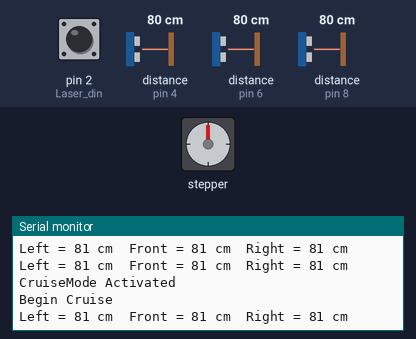
Bench run of a sketch on a simulated Arduino Mega 2560, built with avr-gcc and run on an emulated ATmega2560. Parts: stepper motor, the last lines printed to the serial monitor. Wiring (inferred from the names in the program): stepper motor (2048 steps per turn assumed): coils pin 10, pin 12, pin 11, pin 13. The inputs (shaded band) are chosen by the test bench; at power-on: distance to the obstacle (sensors on pin 4, pin 6, pin 8) 80 cm, pin 2 (Laser_din) HIGH. The echo pulse lasts 58.3 µs per cm.

Above: at 5.3 s.
5.4 s: distance to the obstacle (sensor on pin 4) set to 74 cm
At 6.1 s:
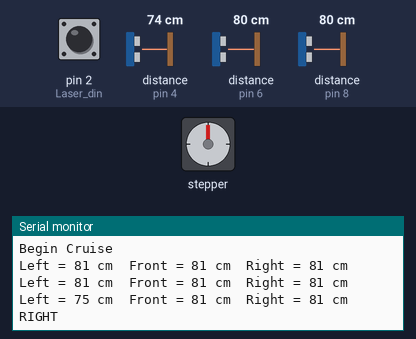
15.6 s: distance to the obstacle (sensor on pin 6) set to 70 cm
At 16.8 s:
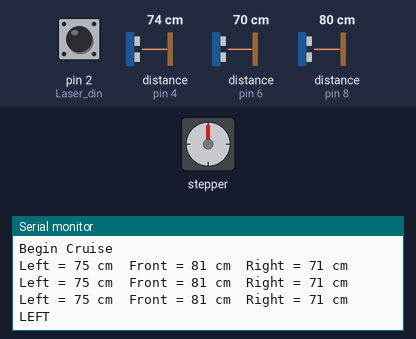

Measured:
- the behaviour switches between 80 and 79 cm on distance to the obstacle (sensor on pin 4) (found by bisection; images 0 and 1)
- the behaviour switches between 74 and 73 cm on distance to the obstacle (sensor on pin 6) (found by bisection; images 1 and 2)
- after the input at 5.4 s, the serial monitor: prints a new line after 0.24 s (image 1)
- after the input at 15.6 s, the serial monitor: prints a new line after 0.17 s (image 2)

The sketch:

Demo_2.ino
```cpp
/* Self-driving RC Car

* Architect based on:
* http://www.instructables.com/id/Autonomous-Race-Car/?ALLSTEPS
* Created by Jesper Birk - 2014

* Heavily Modified by blaine-ww (Elaine Wu) - 2016

*/


// Forward A1_A 8 Orange
int motorPin_Forward =  10;    	// motor wire connected to digital pin 10

// Reverse A1_B 9 Yellow
int motorPin_Back =  11;    	// motor wire connected to digital pin 11

// Left B1_A 11 White
int motorPin_Left =  12;    	// steering motor wire connected to digital pin 12

// Right B1_B 12 Green
int motorPin_Right =  13;    	// steering motor wire connected to digital pin 13

// Set Speed
int steeringMotorSpeed = 250;	// Set default power to send to steering motor
int gentleSteeringSpeed = 170; 	// Minimum to activate steering
int fullTrottleSpeed = 250;
int cruiseSpeed = 140;
int cautiousSpeed = 110;
int avoidSpeed = 120;
int reverseSpeed = 170;

// Set Distance
int avoidDistance = 70;
int endAvoidDistance = 80;
int goToReverseDistance = 60;
int fullTrottleMinDistance = 250;

// Set Default Reaction Times
int reverseTime = 400;
int sensorDelay = 400;
int how_long = 30000;
unsigned long previousMillis;

// RSSI Calibration
int target_dB = 0; //Will change after figuring out RSSI function on xbee chip
int turn_around_db = 0;

// Additional Miscellanous Variables
long randNumber;
int avoidDirection = 1;
int avoidCirclesBeforeDirectionChange = 10;
int countDown = 1;
int distanceCountDown = 1;
int distance = 0;
int measurement = 0;
int k = 0;
int iterations = 3;

// Laser
#define Laser_din 2

// Ultrasonic Distance Sensor Setup
#include <NewPing.h>
#define SONAR_NUM     3 // Number or sensors.
#define PING_INTERVAL 33 // Milliseconds between pings.

// Sensor 1: LEFT
#define trigPin1  5
#define echoPin1  4
#define LEFT      1
int LeftSensor = 0;

// Sensor 2: FRONT
#define trigPin2  9 //Orange
#define echoPin2  8 //Yellow
#define FRONT     2
int FrontSensor = 0;

// Sensor 3: RIGHT
#define trigPin3  7 //Orange
#define echoPin3  6 //Yellow
#define RIGHT     3
int RightSensor = 0;

double echoTime = 0;
//NewPing sonar(TRIGGER_PIN, ECHO_PIN, fullTrottleMinDistance);

NewPing Sonar1(trigPin1, echoPin1, fullTrottleMinDistance);
NewPing Sonar2(trigPin2, echoPin2, fullTrottleMinDistance);
NewPing Sonar3(trigPin3, echoPin3, fullTrottleMinDistance);

// The setup() method runs once, when the sketch starts


void setup()   {

	// Initialize serial communication at 9600 bits per second:
	Serial.begin(9600);
	randomSeed(analogRead(0));
	pinMode(motorPin_Forward, OUTPUT); // initialize the digital pins as an output
	pinMode(motorPin_Back, OUTPUT);
	pinMode(motorPin_Left, OUTPUT);
	pinMode(motorPin_Right, OUTPUT);

	pinMode(trigPin1, OUTPUT); //initialize ultrasonic distance sensors
	pinMode(echoPin1, INPUT);
	pinMode(trigPin2, OUTPUT);
	pinMode(echoPin2, INPUT);
	pinMode(trigPin3, OUTPUT);
	pinMode(echoPin3, INPUT);

  	pinMode(Laser_din, INPUT); //initialize Laser

}


////////////   MAIN LOOP    ////////////
void loop() {

	while (millis() < how_long) {

		Serial.println("start loop  ");
		distance = Measure_Distance(FRONT);

		if (distance > 0) {

		    if ( (distance <= goToReverseDistance) || (digitalRead(Laser_din)==LOW) ) {

				Serial.println("ReverseMode Activated");
				digitalWrite(motorPin_Forward, LOW);
				ReverseMode();
		    }

		    distance = Measure_Distance(FRONT);

		    if ( (distance < avoidDistance) || (digitalRead(Laser_din)==LOW) ) {

				Serial.println("AvoidMode Activated");
				AvoidMode();
			}

		    distance = Measure_Distance(FRONT);

		    while (distance > fullTrottleMinDistance) {

				Serial.println("FullThrottleMode Activated");
				FullThrottleMode();
			}

		    distance = Measure_Distance(FRONT);

		    if ((distance > avoidDistance)  && (distance < fullTrottleMinDistance)) {

				Serial.println("CruiseMode Activated");
				CruiseMode();
			}

		    distance = Measure_Distance(FRONT);
		}

		else {					//(distance == 0) {
			Reset_Motors();
			analogWrite(motorPin_Forward, cautiousSpeed);
		}

		distance = Measure_Distance(FRONT);

		Serial.println("REstart loop  ");  Serial.println();

	}

	Reset_Motors();
	exit(0);

}


//-------------Functions------------------------------------------------------------------

/* Measure distance from input sensor based on median of three pings
 * Input: LEFT, FRONT, RIGHT
 * Output: distance [cm]
 */
int Measure_Distance(int direction) {

	//measurement=sonar.ping_cm();
	//echoTime=sonar.ping_median(iterations);
	//measurement=sonar.convert_cm(echoTime);
	//Serial.print(measurement); Serial.println("cm");


	// Modified for 3 sensor inputs
	echoTime=Sonar1.ping_median(iterations); delayMicroseconds(10);
	LeftSensor = Sonar1.convert_cm(echoTime);
	echoTime=Sonar2.ping_median(iterations); delayMicroseconds(10);
	FrontSensor = Sonar2.convert_cm(echoTime);
	echoTime=Sonar3.ping_median(iterations); delayMicroseconds(10);
	RightSensor = Sonar3.convert_cm(echoTime);

	/*LeftSensor = Sonar1.ping_cm(); delayMicroseconds(10);
	RightSensor = Sonar2.ping_cm(); delayMicroseconds(10);
	FrontSensor = Sonar3.ping_cm(); delayMicroseconds(10);
	*/


    //Erase invalid values disabled due to latency
	//if (LeftSensor <0){LeftSensor=0; }
	//if (RightSensor <0){RightSensor=0; }
	//if (FrontSensor <0){FrontSensor=0; }

	//Print values on console
	Serial.print("Left = "); Serial.print(LeftSensor); Serial.print(" cm  ");
	Serial.print("Front = "); Serial.print(FrontSensor); Serial.print(" cm  ");
	Serial.print("Right = "); Serial.print(RightSensor); Serial.print(" cm  ");
	Serial.println();

	if (direction == LEFT) {
		return LeftSensor;
	}

	else if (direction == RIGHT) {
		return RightSensor;
	}

	else if (direction == FRONT) {
		return FrontSensor;
	}

	else {
		return 0;
	}

}


/* Direct wheels toward direction of greater distance measured
 * Input: LEFT, FRONT, RIGHT
 * Output: distance [cm]
 */
void TurnAway(int direction, int speed) {

	//  if(avoidDirection == 1){        <---- This method is Roomba's random turn method.
	//randNumber=random(2,4);           <-----But decided against this method because it is not the best navigation method.
	//Serial.println("Random Number =");
	//Serial.println(randNumber);

	if ( ((direction > 0) && (Measure_Distance(LEFT) > Measure_Distance(RIGHT)) ) || ( (direction < 0) && (Measure_Distance(LEFT) < Measure_Distance(RIGHT))) ) {
		Serial.println("LEFT");
		analogWrite(motorPin_Left, speed); // turn one way <left>
		digitalWrite(motorPin_Right, LOW);
	}

	else {
		Serial.println("RIGHT");
		analogWrite(motorPin_Right, speed); // or turn the other way <right>
		digitalWrite(motorPin_Left, LOW);
	}
	//} end of random direction if loop
}


/* Turn off motors; re-align steering
 */
void Reset_Motors() {
  digitalWrite(motorPin_Forward, LOW);
  digitalWrite(motorPin_Back, LOW);
  digitalWrite(motorPin_Left, LOW);
  digitalWrite(motorPin_Right, LOW);
}


////////////   REVERSE MODE    ////////////
/* Reverse motor direction
 */
void ReverseMode() {

	Serial.println("Begin Reverse");
	avoidDirection = avoidDirection * -1; //(-)Negative
	//Reset_Motors(); delayMicroseconds(10);

	//while(distance < avoidDistance) {

	digitalWrite(motorPin_Forward, LOW);
	analogWrite(motorPin_Back, reverseSpeed);            //rotates motor - backwards
	//if ( (Measure_Distance(LEFT) < 15) || (Measure_Distance(RIGHT) < 15 ) ) {
	TurnAway(avoidDirection, steeringMotorSpeed);
	//}

	delay(reverseTime);                              	// for time set in reverseTime
	//   delay(sensorDelay);
	distance = Measure_Distance(FRONT);
	//   }

	digitalWrite(motorPin_Back, LOW);                    // stop motors
	digitalWrite(motorPin_Left, LOW);
	digitalWrite(motorPin_Right, LOW);
	avoidDirection = avoidDirection * -1;             	// (+)switch steering direction back forward
	distance = Measure_Distance(FRONT);
	digitalWrite(motorPin_Left, LOW);
	digitalWrite(motorPin_Right, LOW);
}
////////////////////////////////////////////////


////////////   AVOID MODE    ////////////
/* Slows motor down and re-direct RC car gently toward sensor with greater distance detected
 */
void AvoidMode() {

	Serial.println("Begin Avoid");
	distance = Measure_Distance(FRONT);
	//if(distance < avoidDistance){
	countDown = avoidCirclesBeforeDirectionChange;
	distanceCountDown = distance;


	while (distance <= endAvoidDistance && distance > goToReverseDistance) {

		analogWrite(motorPin_Forward, avoidSpeed); 	//rotates motor
		digitalWrite(motorPin_Back, LOW);    		// set the Pin motorPin_Back LOW
		TurnAway(avoidDirection, steeringMotorSpeed);
		delay(sensorDelay);
		distance = Measure_Distance(FRONT);

		// countdown remaining distance per loop
		if (distance < distanceCountDown) {
			countDown--;  // if obstacle is getting closer - count down to changing direction
		}

		// last resort reverse backward to direction with wheels turned toward direction with greater distance
		if (countDown < 1) {
			avoidDirection = avoidDirection * -1;   // switch steering direction
			countDown = avoidCirclesBeforeDirectionChange;
			distanceCountDown = distance;
		}

		// Serial.println(distance);
		// Serial.println(avoidDirection);
	}   // end while (avoid)

	digitalWrite(motorPin_Left, LOW); //Realign wheels
	digitalWrite(motorPin_Right, LOW);
}
////////////////////////////////


////////////   FULL SPEED MODE    ////////////
/* Max motor speed going forward
 */
void FullThrottleMode() {

	Serial.println("Begin Full Speed");
	distance = Measure_Distance(FRONT);
	TurnAway(avoidDirection, gentleSteeringSpeed);
	//while(distance > fullTrottleMinDistance){

	analogWrite(motorPin_Forward, fullTrottleSpeed); //rotates motor
	digitalWrite(motorPin_Back, LOW);    // set the Pin motorPin_Back LOW
	digitalWrite(motorPin_Left, LOW);
	digitalWrite(motorPin_Right, LOW);

	delay(sensorDelay);
	distance = Measure_Distance(FRONT);
	// Serial.println("FULL");
	// Serial.println(distance);
	// end while
}


////////////   CRUISE MODE    ////////////
/* Moderate motor speed going forward and slight avoidance
 */
void CruiseMode() {

	Serial.println("Begin Cruise");

	//distance = (ultrasonic.Ranging(CM));
	distance = Measure_Distance(FRONT);
	//TurnAway(avoidDirection, cautiousSpeed);
	//if ( (Measure_Distance(LEFT) < 15) || (Measure_Distance(RIGHT) < 15 ) ) {

	//}
	//  while(distance > avoidDistance  && distance < fullTrottleMinDistance){
	analogWrite(motorPin_Forward, cruiseSpeed); //rotates motor
	digitalWrite(motorPin_Back, LOW);    // set the Pin motorPin_Back LOW
	TurnAway(avoidDirection, gentleSteeringSpeed);
	delay(sensorDelay);
	digitalWrite(motorPin_Left, LOW);
	digitalWrite(motorPin_Right, LOW);
	delayMicroseconds(10);

	//distance = (ultrasonic.Ranging(CM));
	//Serial.println("cruise");
	//Serial.println(distance); Serial.println("cm");
	//}   // end while
}

//---------------END of FUNCTIONS----------------------------------------------
```
